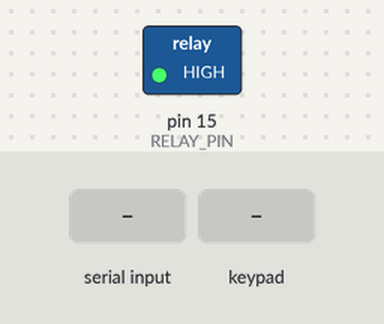
Bench run of a sketch on a simulated Arduino Uno, built with avr-gcc and run on an emulated ATmega328P. On the bench: switched loads named in the sketch (green lamp = pin HIGH). The inputs (shaded band) are chosen by the test bench. What the sketch prints to the serial monitor is not drawn.

Above: at 1.2 s.
1.3 s: "OPEN\n" received over Serial
At 1.7 s:
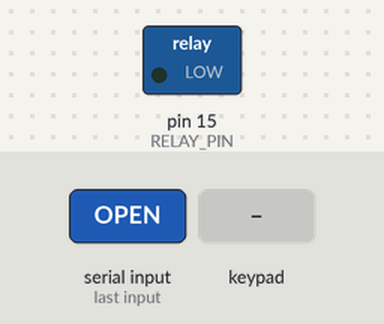
4.3 s: key '1' pressed
5.8 s: keypad keys 1 3 1 2 1 4 2 # pressed 0.4 s apart
10.5 s: key 'A' pressed
12.0 s: keypad keys 1 3 1 2 1 4 2 * pressed 0.4 s apart
16.7 s: key 'B' pressed
Timing chart, 0 to 19.2 s (numbered marks = the images above; inputs shaded):
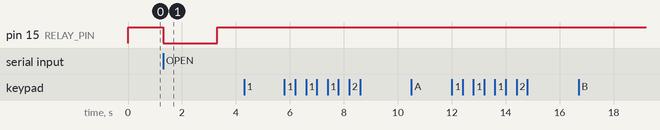

Measured:
- after the input at 1.3 s, pin 15 (RELAY_PIN): HIGH → LOW at once, → HIGH 2.0 s later
- after the input at 4.3 s, every drawn part: stays the same
- after the input at 5.8 s, every drawn part: stays the same
- after the input at 10.5 s, every drawn part: stays the same
- after the input at 12.0 s, every drawn part: stays the same
- after the input at 16.7 s, every drawn part: stays the same

The sketch:

smartdoorv3-mikro2.ino
```cpp
#include <Keypad.h>

const byte ROWS = 4;
const byte COLS = 4;

char keys[ROWS][COLS] = {
  {'1','2','3','A'},
  {'4','5','6','B'},
  {'7','8','9','C'},
  {'*','0','#','D'}
};

byte rowPins[ROWS] = {13, 12, 14, 2};
byte colPins[COLS] = {0, 4, 5, 16};

Keypad keypad = Keypad(makeKeymap(keys), rowPins, colPins, ROWS, COLS);
String pinInput = "";

#define RELAY_PIN 15

void setup() {
  Serial.begin(9600);
  pinMode(RELAY_PIN, OUTPUT);
  digitalWrite(RELAY_PIN, HIGH); // Relay mati saat awal
}

void loop() {
  // Input keypad
  char key = keypad.getKey();
  if (key) {
    Serial.print(key); // Kirim ke Mikro 2

    if (key == '#') {
      Serial.println(); // Kirim penanda akhir input
      pinInput = "";
    } else if (key == '*') {
      pinInput = "";
      Serial.println("*");
    } else {
      pinInput += key;
    }
  }

  // Terima perintah dari Mikro 2
  if (Serial.available()) {
    String command = Serial.readStringUntil('\n');
    command.trim();

    if (command == "OPEN") {
      digitalWrite(RELAY_PIN, LOW); // Relay ON
      delay(2000);                    // Tunggu 2 detik
      digitalWrite(RELAY_PIN, HIGH);  // Relay OFF
    }
  }
}
```
